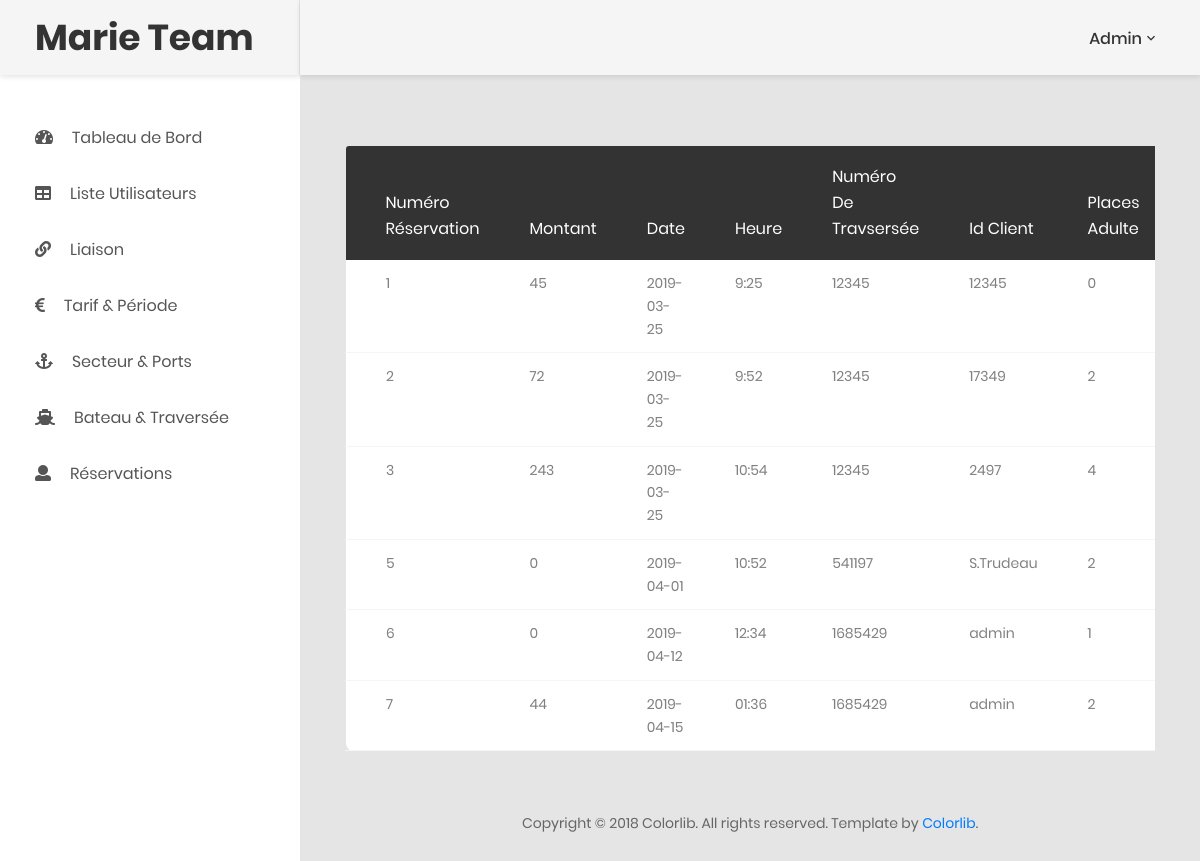
The app's page /html/dashboard/tableResa.php (signed in), older data.
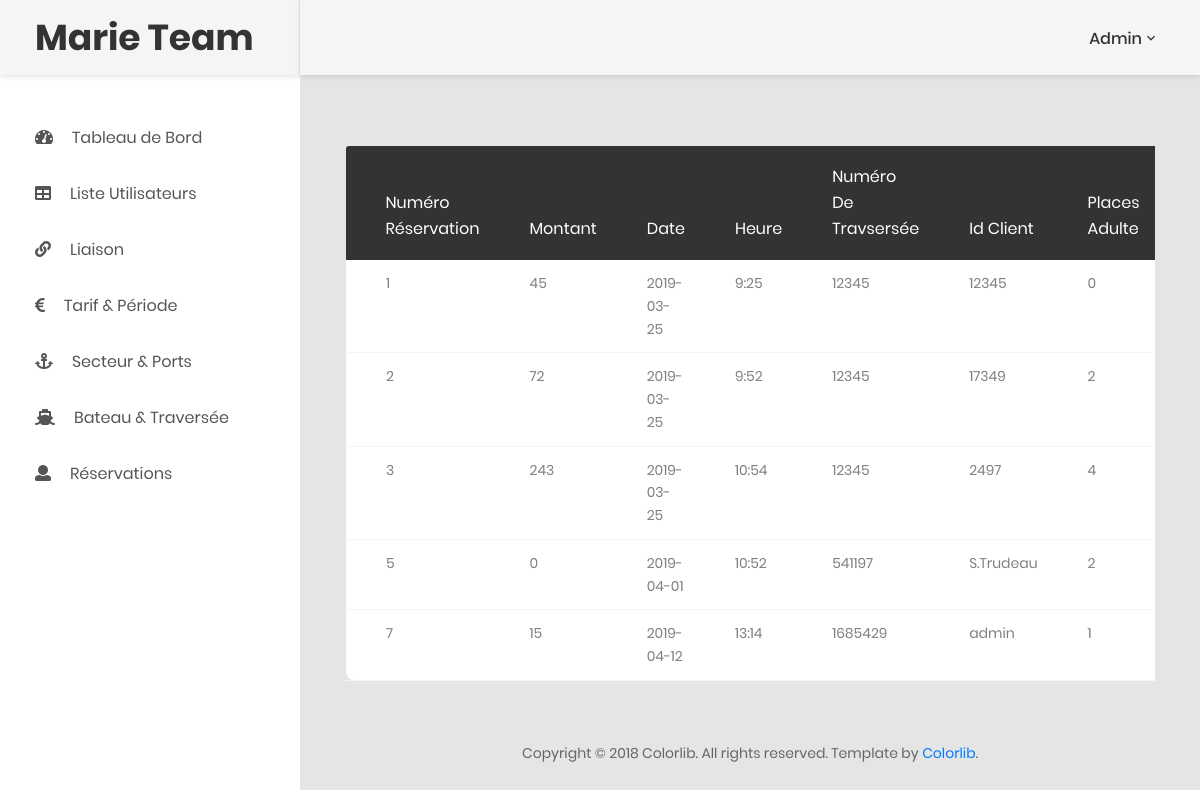
The same page, newer data.
### tables this page shows
CREATE TABLE IF NOT EXISTS `reservation` (
  `NumReservation` int(50) NOT NULL AUTO_INCREMENT,
  `MontantARegler` float NOT NULL,
  `date` date NOT NULL,
  `Heure` varchar(50) NOT NULL,
  `numeroIdentifiant` int(11) NOT NULL,
  `idClient` varchar(50) NOT NULL,
  `PlacesA1` int(11) NOT NULL DEFAULT '0',
  `PlacesA2` int(11) NOT NULL DEFAULT '0',
  `PlacesA3` int(11) NOT NULL DEFAULT '0',
  `PlacesB1` int(11) NOT NULL DEFAULT '0',
  `PlacesB2` int(11) NOT NULL DEFAULT '0',
  `PlacesC1` int(11) NOT NULL DEFAULT '0',
  `PlacesC2` int(11) NOT NULL DEFAULT '0',
  `PlacesC3` int(11) NOT NULL DEFAULT '0',
  PRIMARY KEY (`NumReservation`)
);

### html/dashboard/tableResa.php (the view, shortened to what the changed rows need)
<?php include 'connect.php';?>
<!DOCTYPE html>
<html lang="en">
<head>
    <link href="css/font-face.css" rel="stylesheet" media="all">
    <link href="vendor/font-awesome-4.7/css/font-awesome.min.css" rel="stylesheet" media="all">
    <link href="vendor/font-awesome-5/css/fontawesome-all.min.css" rel="stylesheet" media="all">
    <link href="vendor/mdi-font/css/material-design-iconic-font.min.css" rel="stylesheet" media="all">
    <link href="vendor/bootstrap-4.1/bootstrap.min.css" rel="stylesheet" media="all">
    <link href="vendor/animsition/animsition.min.css" rel="stylesheet" media="all">
    <link href="vendor/bootstrap-progressbar/bootstrap-progressbar-3.3.4.min.css" rel="stylesheet" media="all">
    <link href="vendor/wow/animate.css" rel="stylesheet" media="all">
    <link href="vendor/css-hamburgers/hamburgers.min.css" rel="stylesheet" media="all">
    <link href="vendor/slick/slick.css" rel="stylesheet" media="all">
    <link href="vendor/select2/select2.min.css" rel="stylesheet" media="all">
    <link href="vendor/perfect-scrollbar/perfect-scrollbar.css" rel="stylesheet" media="all">
    <link href="css/theme.css" rel="stylesheet" media="all">
</head>
<body class="animsition">
    <div class="page-wrapper">
        <aside class="menu-sidebar d-none d-lg-block">
            <div class="logo">
                <a href="#">
                    <h1>Marie Team</h1>
                </a>
            </div>
        </aside>
        <div class="page-container">
            <div class="main-content">
                <div class="section__content section__content--p30">
                    <div class="container-fluid">
                        <div class="row m-t-30">
                            <div class="col-md-12">
                                <div class="table-responsive m-b-40">
                                    <table class="table table-borderless table-data3">
                                        <thead>
                                            <tr>
                                                <th>Numéro réservation</th>
                                                <th>Montant</th>
                                                <th>Date</th>
                                                <th>Heure</th>
                                                <th>Numéro de travsersée</th>
                                                <th>Id client</th>
                                                <th>Places Adulte</th>
                                                <th>Places Junior</th>
                                             </tr>
                                        </thead>
                                        <tbody>
                                        <?php
                                        $result=$db->query('SELECT * FROM Reservation');
                                        while($row=$result->fetch())
                                        {
                                        echo'
                                            <tr>
                                                <td>'.$row['NumReservation'].'</td>
                                                <td>'.$row['MontantARegler'].'</td>
                                                <td>'.$row['date'].'</td>
                                                <td>'.$row['Heure'].'</td>
                                                <td>'.$row['numeroIdentifiant'].'</td>
                                                <td>'.$row['idClient'].'</td>
                                                <td>'.$row['PlacesA1'].'</td>
                                                <td>'.$row['PlacesA2'].'</td>
                                                <td>'.$row['PlacesA3'].'</td>
                                                <td>'.$row['PlacesB1'].'</td>
                                                <td>'.$row['PlacesB2'].'</td>
                                                <td>'.$row['PlacesC1'].'</td>
                                                <td>'.$row['PlacesC2'].'</td>
                                                <td>'.$row['PlacesC3'].'</td>
                                            </tr>';
                                        }
                                        ?>
                                        </tbody>
                                    </table>
                                </div>
                            </div>
                        </div>
                    </div>
                </div>
            </div>
        </div>
    </div>
</body>
</html>

Row changes from the older to the newer data that the page shows:
removed reservation: NumReservation "6", MontantARegler "0", date "2019-04-12", Heure "12:34", numeroIdentifiant "1685429", idClient "admin", PlacesA1 "1"
changed reservation "admin": MontantARegler "44" → "15"; date "2019-04-15" → "2019-04-12"; Heure "01:36" → "13:14"; PlacesA1 "2" → "1"
